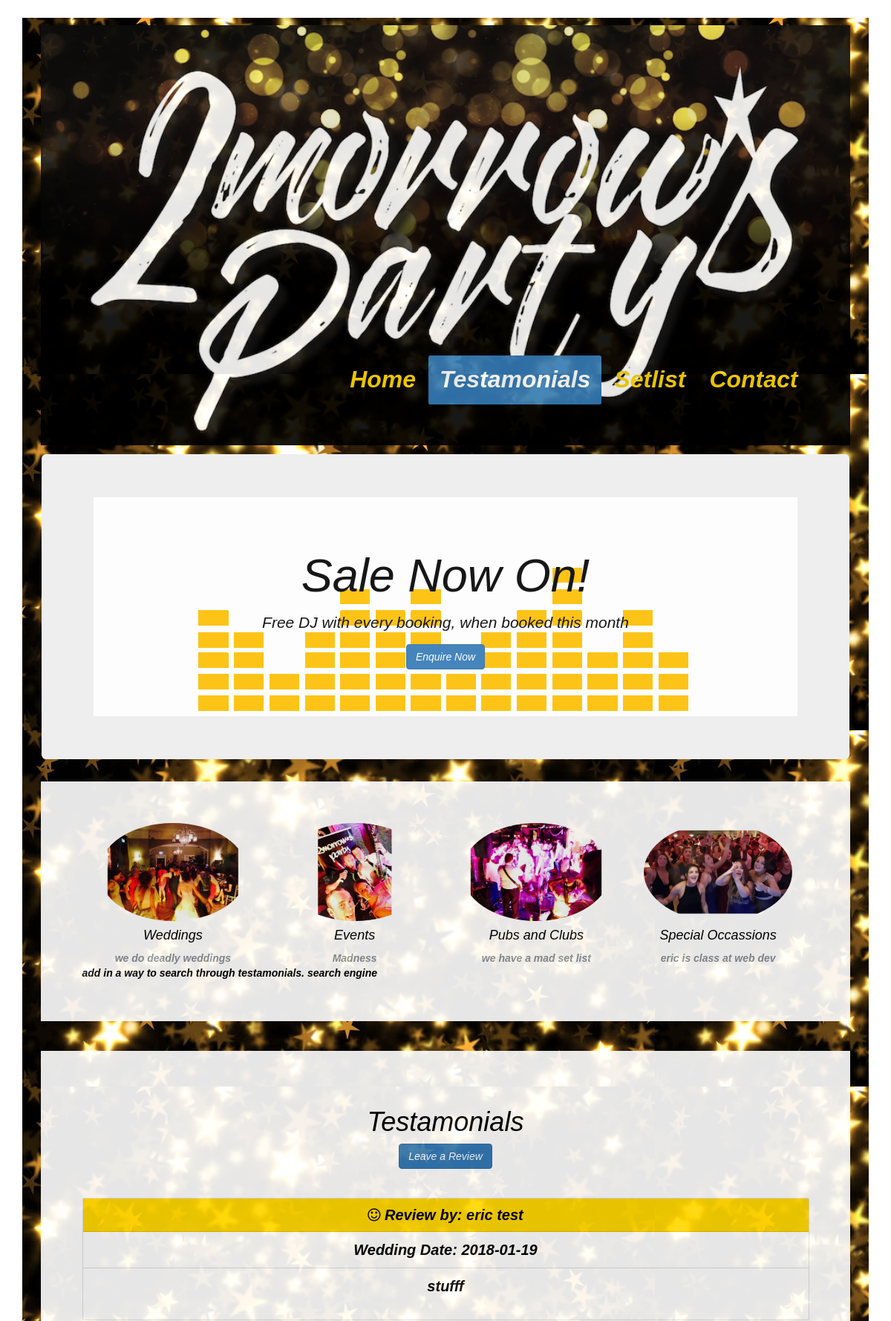
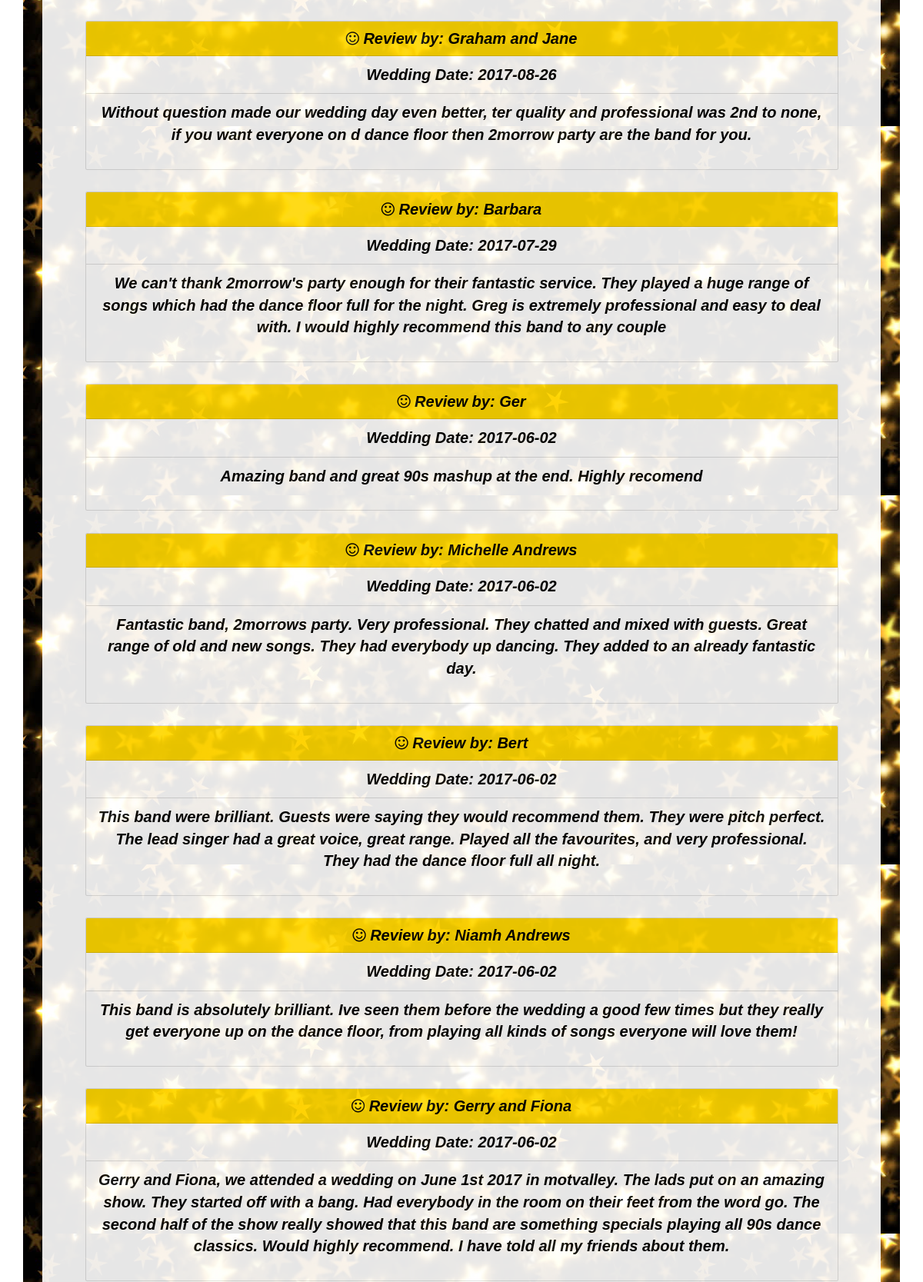
Screenshot of /testamonials.php (upper part) with the database file from the repository (2 pictures, top to bottom).
### tables this page shows
CREATE TABLE `testamonials` (
  `id` int(11) NOT NULL,
  `message` varchar(1000) NOT NULL,
  `customer` varchar(50) NOT NULL,
  `date` date NOT NULL
);

### testamonials.php (the view, shortened to what this page needs)
<?php
include 'db/database.php';
?>
<!doctype html>
<html lang="en">
  <head>
  <link rel="stylesheet" href="https://maxcdn.bootstrapcdn.com/bootstrap/4.0.0-beta.3/css/bootstrap.min.css">
 <link href="css/bootstrap.min.css" rel="stylesheet">
 <link rel="stylesheet" href="https://cdnjs.cloudflare.com/ajax/libs/font-awesome/4.7.0/css/font-awesome.min.css">
    <link href="css/main.css" rel="stylesheet">
    <link rel="stylesheet" href="https://maxcdn.bootstrapcdn.com/bootstrap/3.3.7/css/bootstrap.min.css">
  </head>
  <body>
    <div class="container">
      <header class="header clearfix" id="whiteBlock">
        <br>    <br><br><br><br>    <br>    <br><br><br><br>    <br><br><br><br>    <br>    <br><br><br><br>
        <nav>
          <ul class="nav nav-pills float-right">
            <li class="nav-item">
              <a class="nav-link" href="index.php">Home </a>
            </li>
            <li class="nav-item active ">
              <a class="nav-link" href="testamonials.php">Testamonials <span class="sr-only">(current)</span></a>
            </li>
            <li class="nav-item">
              <a class="nav-link" href="setlist.php">Setlist</a>
            </li>
            <li class="nav-item">
              <a class="nav-link" href="contact.php">Contact</a>
            </li>
          </ul>
        </nav>
      </header>
        <div class="jumbotron" >
          <div class="cont" id="whiteBlock" width="30%" height="50%">
            <h1 class="display-3">Sale Now On!</h1>
            <p class="lead">Free DJ with every booking, when booked this month</p>
            <p><a class="btn btn-primary" href="contact.php" role="button">Enquire Now</a></p>
          </div>
          </div>
          <section class="row text-center placeholders" id="whiteBlock">
            <div class="col-6 col-sm-3 placeholder">
              <img src="images/sp17.jpg" width="200" height="200" class="img-fluid rounded-circle" alt="Generic placeholder thumbnail">
              <h4>Weddings</h4>
              <div class="text-muted">we do deadly weddings</div>
            </div>
            <div class="col-6 col-sm-3 placeholder">
              <img src="images/sp15.jpg" width="200" height="200" class="img-fluid rounded-circle" alt="Generic placeholder thumbnail">
              <h4>Events</h4>
              <span class="text-muted">Madness</span>
            </div>
            <div class="col-6 col-sm-3 placeholder">
              <img src="images/sp12.jpg" width="200" height="200" class="img-fluid rounded-circle" alt="Generic placeholder thumbnail">
              <h4>Pubs and Clubs</h4>
              <span class="text-muted">we have a mad set list</span>
            </div>
            <div class="col-6 col-sm-3 placeholder">
              <img src="images/sp10.png" width="200" height="200" class="img-fluid rounded-circle" alt="Generic placeholder thumbnail">
              <h4>Special Occassions</h4>
              <span class="text-muted">eric is class at web dev</span>
            </div>
              add in a way to search through testamonials. search engine
          </section>
              <br>
              <div class="bio" id="whiteBlock">
                <div class="row marketing">
                  <div class="col-lg-12">
                    <h1>Testamonials</h1>
                    <p><a class="btn btn-primary" href="review.php" role="button">Leave a Review
          </a></p>
          <br>
              <?php
                  $query1 = "SELECT customer, message, date FROM testamonials ORDER BY date desc; ";
                  $run = $mysqli->query($query1);
                  while ($row = $run->fetch_array()) {
                      $message = $row['message'];
                      $customer = $row['customer'];
                      $date = $row['date'];
                      echo '
                      <div class="card" style="width: 100%;">
                <div class="card-header">
                <i class="fa fa-smile-o" aria-hidden="true"></i>   Review by: '.$customer.'
                </div>
                <ul class="list-group list-group-flush">
                  <li class="list-group-item">Wedding Date: '.$date.'</li>
                  <li class="list-group-item">'.$message.'</li>
                </ul>
              </div>
              <br>
                    ';
                  }
               ?>
                </div>
              </div>
    </div>
  </div>
  </body>
</html>

### css/main.css (style rules this page uses)
* { font-style: oblique; font-family:sans-serif; }
body { background-image: url(../images/music6.gif); background-position:bottom center; background-repeat: no-repeat; }
.container { margin-top:2% !important; background-image: url(../images/topbg.jpg); }
#whiteBlock { margin: 10px; padding:5%; background-color: #ffffff; color:black; font-weight: bold; color: #000000; opacity:0.9; text-align: center; }
.card-header { background-color: gold; }
.header { padding-bottom: 3%; background-image: url(../images/2mp.png); background-position: center; background-repeat: no-repeat; background-size: cover; }
.nav { margin-top:1%; font-size: 32px; }
.nav a { color:gold; }
.bio { text-align: justify; font-size: 20px; font-style: italic; padding: 5%; }
.jumbotron { margin:1%; }
.jumbotron .cont { color:red; font-size: 20px; font-weight: bold; position:relative; text-align: center; background-image: url(../images/music6.gif); background-position:bottom center; background-repeat: no-repeat; }

### rows the page displays
testamonials: customer "eric test", date "2018-01-19", message "stufff"
testamonials: customer "Graham and Jane", date "2017-08-26", message "Without question made our wedding day even better, ter quality and professional was 2nd to none, if you want everyone on d dance floor then 2morrow party are the band for you."
testamonials: customer "Barbara", date "2017-07-29", message "We can't thank 2morrow's party enough for their fantastic service. They played a huge range of songs which had the dance floor full for the night. Greg is extremely professional and easy to deal with. I would highly recommend this band to any couple"
testamonials: customer "Ger", date "2017-06-02", message "Amazing band and great 90s mashup at the end. Highly recomend"
testamonials: customer "Michelle Andrews", date "2017-06-02", message "Fantastic band, 2morrows party. Very professional. They chatted and mixed with guests. Great range of old and new songs. They had everybody up dancing. They added to an already fantastic day."
testamonials: customer "Bert", date "2017-06-02", message "This band were brilliant. Guests were saying they would recommend them. They were pitch perfect. The lead singer had a great voice, great range. Played all the favourites, and very professional. They had the dance floor full all night."
testamonials: customer "Niamh Andrews", date "2017-06-02", message "This band is absolutely brilliant. Ive seen them before the wedding a good few times but they really get everyone up on the dance floor, from playing all kinds of songs everyone will love them!"
testamonials: customer "Gerry and Fiona", date "2017-06-02", message "Gerry and Fiona, we attended a wedding on June 1st 2017 in motvalley. The lads put on an amazing show. They started off with a bang. Had everybody in the room on their feet from the word go. The second half of the show really showed that this band are something specials playing all 90s dance classics. Would highly recommend. I have told all my friends about them."
